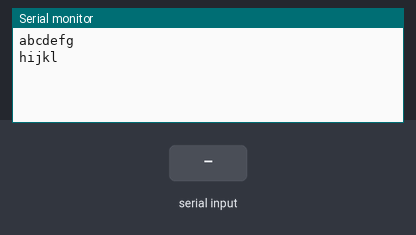
Bench run of a sketch on a simulated Arduino Uno, built with avr-gcc and run on an emulated ATmega328P. Shown: the last lines printed to the serial monitor. The test bench sets the inputs (shaded band).

Above: at 1.2 s.
1.3 s: "1" received over Serial
At 2.1 s:
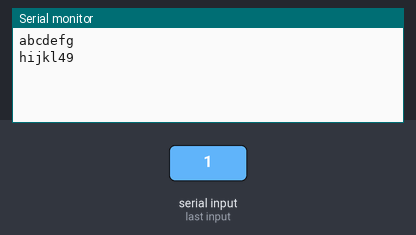
2.8 s: "0" received over Serial
At 3.2 s:
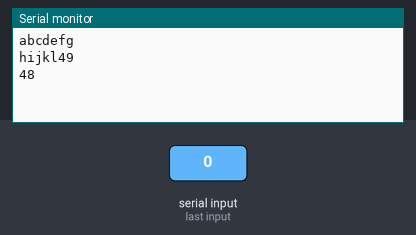
4.3 s: "2" received over Serial
At 5.6 s:
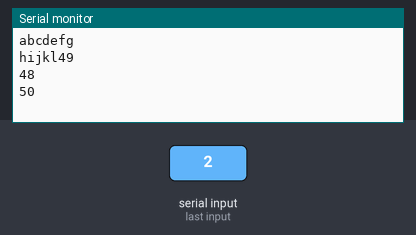

The sketch:

testArduino.ino
```cpp
String str = "abcdefg\nhijkl";
void setup()
{
    Serial.begin(9600);
    for (int i = 0; i < str.length(); i++)
    {
        Serial.write(str[i]);
    }

}

void loop()
{
}

void serialEvent()
{
    while (Serial.available())
    {
        char c = Serial.read();
        if(isDigit(c))
        {
            Serial.println(String(int(c)));
        }
    }
}
```

Measured:
- after the input at 1.3 s, the serial monitor: prints a new line at once (image 1)
- after the input at 2.8 s, the serial monitor: prints a new line at once (image 2)
- after the input at 4.3 s, the serial monitor: prints a new line at once (image 3)
